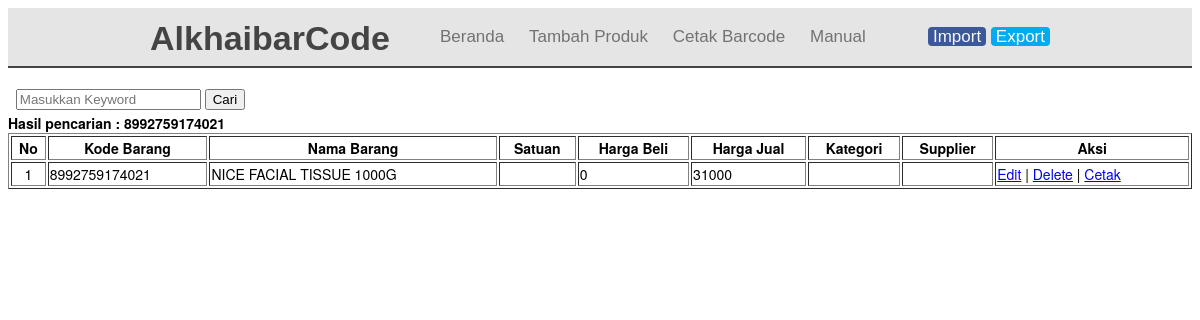
The app's page /cari.php?cari=8992759174021 with its own data.
### tables this page shows
CREATE TABLE `tabel_barang` (
  `id` int(6) NOT NULL,
  `kd_barang` varchar(15) NOT NULL,
  `nm_barang` varchar(64) NOT NULL,
  `satuan` varchar(10) NOT NULL,
  `kategori` varchar(50) NOT NULL,
  `supplier` varchar(55) NOT NULL,
  `hrg_jual` int(11) NOT NULL,
  `hrg_beli` int(11) NOT NULL
);

### cari.php (the view, shortened to what this page needs)
<?php
include_once("config.php");
?>
<!DOCTYPE html>
<html>
<head>
	<link rel="stylesheet" href="css/bootstrap.min.css">
</head>
<body>
 <div class="header">
  <div class="container">
   <div class="navbar">
    <div class="brand">
     <h1><a href="#">AlkhaibarCode</a></h1>
    </div>
    <div class="menu">
     <nav class="nav">
      <ul id="dropdown">
       <li><a href="index.php">Beranda</a></li>
       <li><a href="add.php">Tambah Produk</a></li>
       <li><a href="cetaksemua.php">Cetak Barcode</a></li>
       <li><a href="manual.php">Manual</a></li>
      </ul>
     </nav>
     <div class="">
      <p><a style="background: #3b5998; padding: 0 5px; border-radius: 4px; color: #f7f7f7; text-decoration: none;" href="import/form.php">Import</a>
        <a style="background: #00aced; padding: 0 5px; border-radius: 4px; color: #ffffff; text-decoration: none;" href="#">Export</a></p>
     </div>
    </div>
   </div>
  </div>
 </div>
<br />
<form action="cari.php" method="get" onsubmit="return validasi_input(this)">
    <label>&nbsp;</label>
    <input type="text" name="cari" placeholder="Masukkan Keyword">
    <input type="submit" value="Cari">
</form>
<?php
if(isset($_GET['cari'])){
	$cari = $_GET['cari'];
	echo "<b>Hasil pencarian : ".$cari."</b>";
}
?>
	<?php
	if(isset($_GET['cari'])){
		$cari = $_GET['cari'];
		$data = mysqli_query($mysqli,"select * from tabel_barang where kd_barang like '%".$cari."%' OR nm_barang like '%".$cari."%'");
	}else{
		$data = mysqli_query($mysqli,"select * from tabel_barang");
	}
	?>
<table width='100%' border=1>
 <tr>
        <th>No</th>
        <th>Kode Barang</th>
        <th>Nama Barang</th>
        <th>Satuan</th>
        <th>Harga Beli</th>
        <th>Harga Jual</th>
        <th>Kategori</th>
        <th>Supplier</th>
        <th>Aksi</th>
    </tr>
    <?php
    $no = 1;
    while($user_data = mysqli_fetch_array($data)) {
        echo "<tr>";
        echo "<td><center>".$no."</center></td>";
        echo "<td>".$user_data['kd_barang']."</td>";
        echo "<td>".$user_data['nm_barang']."</td>";
        echo "<td>".$user_data['satuan']."</td>";
        echo "<td>".$user_data['hrg_beli']."</td>";
        echo "<td>".$user_data['hrg_jual']."</td>";
        echo "<td>".$user_data['kategori']."</td>";
        echo "<td>".$user_data['supplier']."</td>";
        echo "<td><a href='edit.php?id=$user_data[id]'>Edit</a> | <a href='delete.php?id=$user_data[id]'>Delete</a> | <a href='cetak.php?id=$user_data[id]'>Cetak</a></td></tr>";
        $no++;
    }
    ?>
</table>
</body>
</html>

### records on screen
tabel_barang: kd_barang "8992759174021", nm_barang "NICE FACIAL TISSUE 1000G", hrg_beli "0", hrg_jual "31000"

### other values on screen
$cari "8992759174021"
